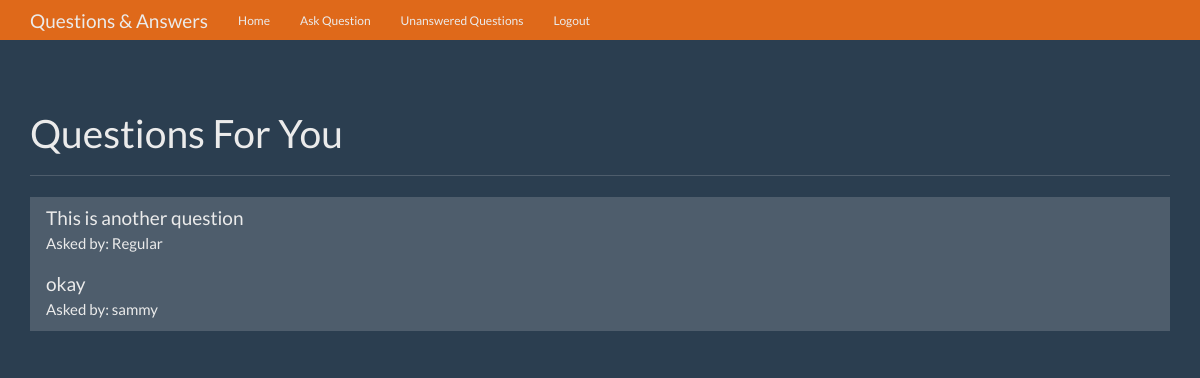
Screenshot of /unanswered (signed in) with the database file from the repository.
### models.py (models this page shows, shortened)
class Question(db.Model):
    id = db.Column(db.Integer, primary_key=True)
    question = db.Column(db.Text)
    answer = db.Column(db.Text)
    asked_by_id = db.Column(db.Integer, db.ForeignKey('user.id'))
    expert_id = db.Column(db.Integer, db.ForeignKey('user.id'))

class User(UserMixin, db.Model):
    id = db.Column(db.Integer, primary_key=True)
    name = db.Column(db.String(50))
    password = db.Column(db.String(100))
    expert = db.Column(db.Boolean)
    admin = db.Column(db.Boolean)
    questions_asked = db.relationship(
        'Question',
        foreign_keys='Question.asked_by_id',
        backref='asker',
        lazy=True
    )
    answers_requested = db.relationship(
        'Question',
        foreign_keys='Question.expert_id',
        backref='expert',
        lazy=True
    )
    @property
    def unhashed_password(self):
        raise AttributeError('Cannot view unhashed password!')

### routes/main.py (the view)
@main.route('/unanswered')
@login_required
def unanswered():
    if not current_user.expert:
        return redirect(url_for('main.index'))
    unanswered_questions = Question.query\
        .filter_by(expert_id=current_user.id)\
        .filter(Question.answer == None)\
        .all()
    context = {
        'unanswered_questions' : unanswered_questions
    }
    return render_template('unanswered.html', **context)

### __init__.py (called while the page is built)
def create_app(config_file='settings.py'):
    app = Flask(__name__)
    app.config.from_pyfile(config_file)
    db.init_app(app)
    login_manager.init_app(app)
    login_manager.login_view = 'auth.login'
    @login_manager.user_loader
    def load_user(user_id):
        return User.query.get(user_id)
    app.register_blueprint(main)
    app.register_blueprint(auth)
    app.cli.add_command(create_tables)
    return app

### templates/unanswered.html (shortened to what this page needs)
{% extends 'base.html' %}
{% block content %}
<div class="page-header">
        <h1>Questions For You</h1>
      </div>
      <div class="row">
        <div class="col-lg-12">
          <div class="list-group">
            {% for question in unanswered_questions %}
              <a href="{{ url_for('main.answer', question_id=question.id) }}" class="list-group-item">
                <h4 class="list-group-item-heading">{{ question.question }}</h4>
                <p class="list-group-item-text">Asked by: {{ question.asker.name }}</p>
              </a>
            {% endfor %}
          </div>
        </div>
      </div>
{% endblock %}

### static/theme.css (style rules this page uses)
body { padding-top: 70px; padding-bottom: 30px; }

### rows the page displays
Question: question "This is another question", asker.name "Regular"
Question: question "okay", asker.name "sammy"
